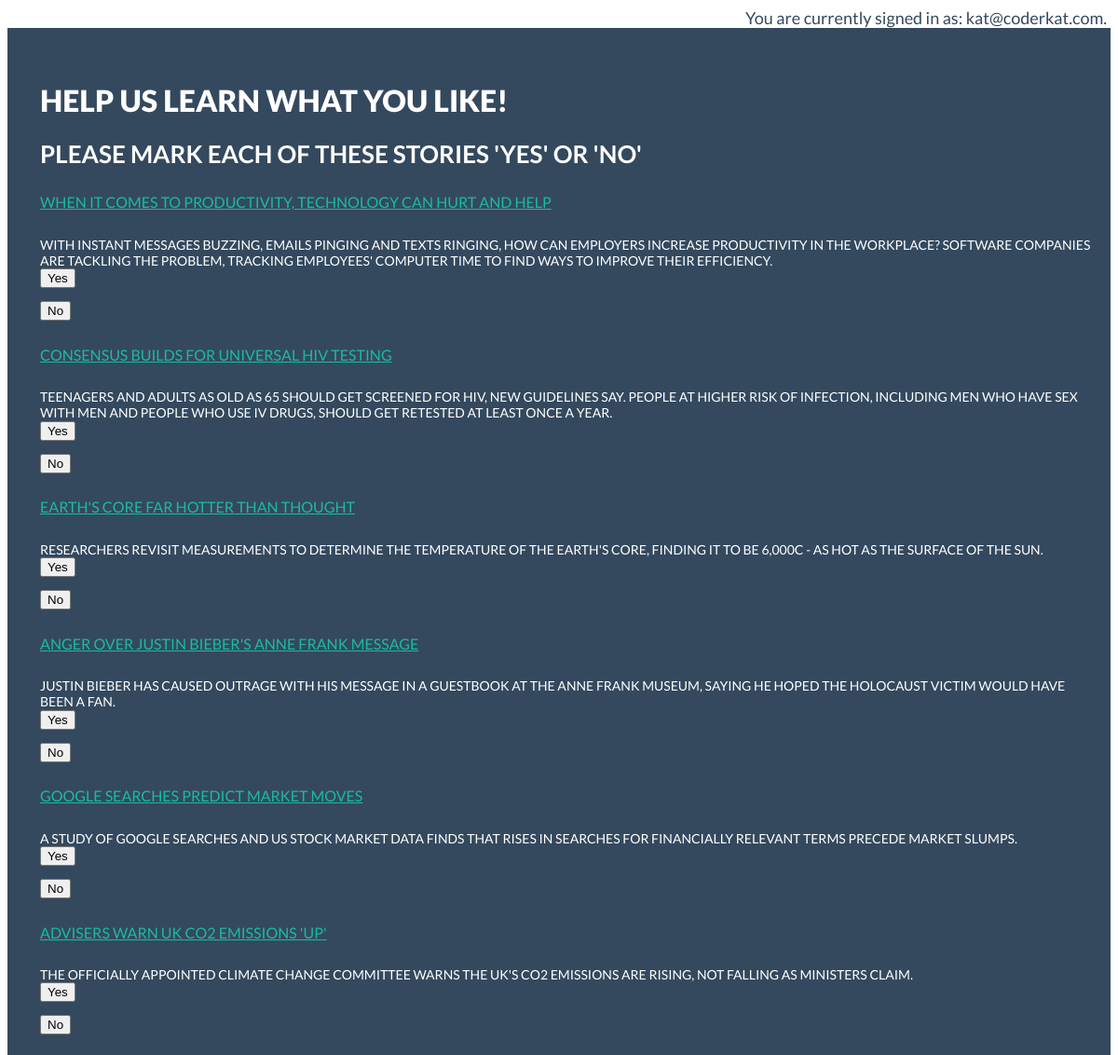
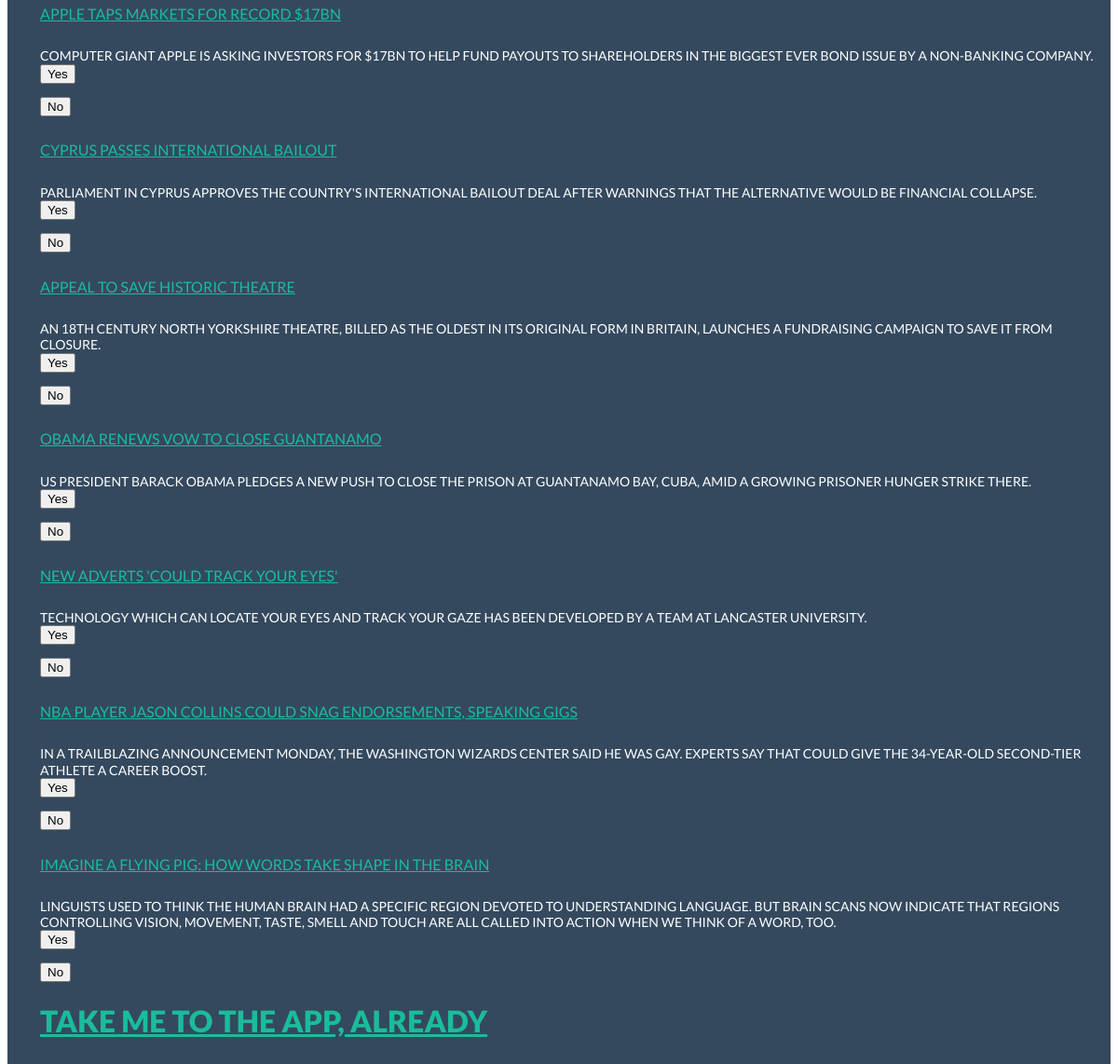
The app's page /selection (signed in) with its own data (2 pictures, top to bottom).
### model.py (models this page shows)
class InitStories(Base):
    __tablename__ = "initstories"
    id = Column(Integer, primary_key=True)
    title = Column(String(128))
    abstract = Column(String(256))
    url = Column(String(128))

### views.py (the view)
@app.route("/selection")
def selection():
    queue_list = model.session.query(model.InitStories).all()
    story_list = []
    for i in queue_list:
        story_list.append(model.session.query(model.InitStories).filter_by(id=i.id).first())
    return render_template("selection.html", story_list=story_list)

### views.py (called while the page is built)
@app.teardown_request
def shutdown_session(exception = None):
    db_session.remove()

@app.before_request
def load_user_id():
    g.user_id = session.get('user_id')

### templates/selection.html (shortened to what this page needs)
{% extends "base.html" %}
{% block content %}
<div class="hero-unit">
<h1> Help us learn what you like! </h1>
<h2> Please mark each of these stories 'yes' or 'no' </h2>
</div>
  {% for story in story_list %}
    <div class="row">
      <h5><a href="{{ story.url }}"> {{ story.title }} </a></h5>
      </div>
    <div class="row">
      <div class="span10">
	  {{ story.abstract }}
	</div>
</div>
	    <div class="row">
    <div class="span2">
	  <form action="{{ url_for('firstlike') }}" method="post">
		  <button  class="btn-small" type="submit" value="Submit">Yes</button></form>
		</div>
	<div class="span2">
		<form action="{{ url_for('firstdislike') }}" method="post">
			<button  class="btn-small" type="submit" value="Submit">No</button></form>
		</div>
    </div>
{% endfor %}
<div class="row">
  <h1><a href="{{ url_for('news') }}">Take me to the app, already</a></h1><br/>
</div>
{% endblock %}

### static/Flat-UI-master/css/flat-ui.css (style rules this page uses)
body { color: #34495e; font: 14px/1.231 "Lato", sans-serif; }
a { color: #1abc9c; text-decoration: underline; -webkit-transition: 0.25s; -moz-transition: 0.25s; -o-transition: 0.25s; transition: 0.25s; -webkit-backface-visibility: hidden; }
h1 { font-size: 32px; font-weight: 900; }
h2 { font-size: 26px; font-weight: 700; margin-bottom: 2px; }
h5 { font-size: 16px; font-weight: 500; text-transform: uppercase; }

### records on screen
InitStories: title "WHEN IT COMES TO PRODUCTIVITY, TECHNOLOGY CAN HURT AND HELP", abstract "WITH INSTANT MESSAGES BUZZING, EMAILS PINGING AND TEXTS RINGING, HOW CAN EMPLOYERS INCREASE PRODUCTIVITY IN THE WORKPLACE? SOFTWARE COMPANIES ARE TACKLING THE PROBLEM, TRACKING EMPLOYEES' COMPUTER TIME TO FIND WAYS TO IMPROVE THEIR EFFICIENCY."
InitStories: title "CONSENSUS BUILDS FOR UNIVERSAL HIV TESTING", abstract "TEENAGERS AND ADULTS AS OLD AS 65 SHOULD GET SCREENED FOR HIV, NEW GUIDELINES SAY. PEOPLE AT HIGHER RISK OF INFECTION, INCLUDING MEN WHO HAVE SEX WITH MEN AND PEOPLE WHO USE IV DRUGS, SHOULD GET RETESTED AT LEAST ONCE A YEAR."
InitStories: title "EARTH'S CORE FAR HOTTER THAN THOUGHT", abstract "RESEARCHERS REVISIT MEASUREMENTS TO DETERMINE THE TEMPERATURE OF THE EARTH'S CORE, FINDING IT TO BE 6,000C - AS HOT AS THE SURFACE OF THE SUN."
InitStories: title "ANGER OVER JUSTIN BIEBER'S ANNE FRANK MESSAGE", abstract "JUSTIN BIEBER HAS CAUSED OUTRAGE WITH HIS MESSAGE IN A GUESTBOOK AT THE ANNE FRANK MUSEUM, SAYING HE HOPED THE HOLOCAUST VICTIM WOULD HAVE BEEN A FAN."
InitStories: title "GOOGLE SEARCHES PREDICT MARKET MOVES", abstract "A STUDY OF GOOGLE SEARCHES AND US STOCK MARKET DATA FINDS THAT RISES IN SEARCHES FOR FINANCIALLY RELEVANT TERMS PRECEDE MARKET SLUMPS."
InitStories: title "ADVISERS WARN UK CO2 EMISSIONS 'UP'", abstract "THE OFFICIALLY APPOINTED CLIMATE CHANGE COMMITTEE WARNS THE UK'S CO2 EMISSIONS ARE RISING, NOT FALLING AS MINISTERS CLAIM."
InitStories: title "APPLE TAPS MARKETS FOR RECORD $17BN", abstract "COMPUTER GIANT APPLE IS ASKING INVESTORS FOR $17BN TO HELP FUND PAYOUTS TO SHAREHOLDERS IN THE BIGGEST EVER BOND ISSUE BY A NON-BANKING COMPANY."
InitStories: title "CYPRUS PASSES INTERNATIONAL BAILOUT", abstract "PARLIAMENT IN CYPRUS APPROVES THE COUNTRY'S INTERNATIONAL BAILOUT DEAL AFTER WARNINGS THAT THE ALTERNATIVE WOULD BE FINANCIAL COLLAPSE."
InitStories: title "APPEAL TO SAVE HISTORIC THEATRE", abstract "AN 18TH CENTURY NORTH YORKSHIRE THEATRE, BILLED AS THE OLDEST IN ITS ORIGINAL FORM IN BRITAIN, LAUNCHES A FUNDRAISING CAMPAIGN TO SAVE IT FROM CLOSURE."
InitStories: title "OBAMA RENEWS VOW TO CLOSE GUANTANAMO", abstract "US PRESIDENT BARACK OBAMA PLEDGES A NEW PUSH TO CLOSE THE PRISON AT GUANTANAMO BAY, CUBA, AMID A GROWING PRISONER HUNGER STRIKE THERE."
InitStories: title "NEW ADVERTS 'COULD TRACK YOUR EYES'", abstract "TECHNOLOGY WHICH CAN LOCATE YOUR EYES AND TRACK YOUR GAZE HAS BEEN DEVELOPED BY A TEAM AT LANCASTER UNIVERSITY."
InitStories: title "NBA PLAYER JASON COLLINS COULD SNAG ENDORSEMENTS, SPEAKING GIGS", abstract "IN A TRAILBLAZING ANNOUNCEMENT MONDAY, THE WASHINGTON WIZARDS CENTER SAID HE WAS GAY. EXPERTS SAY THAT COULD GIVE THE 34-YEAR-OLD SECOND-TIER ATHLETE A CAREER BOOST."
InitStories: title "IMAGINE A FLYING PIG: HOW WORDS TAKE SHAPE IN THE BRAIN", abstract "LINGUISTS USED TO THINK THE HUMAN BRAIN HAD A SPECIFIC REGION DEVOTED TO UNDERSTANDING LANGUAGE. BUT BRAIN SCANS NOW INDICATE THAT REGIONS CONTROLLING VISION, MOVEMENT, TASTE, SMELL AND TOUCH ARE ALL CALLED INTO ACTION WHEN WE THINK OF A WORD, TOO."

### other values on screen
{{ session['email'] }} "kat@coderkat.com"
